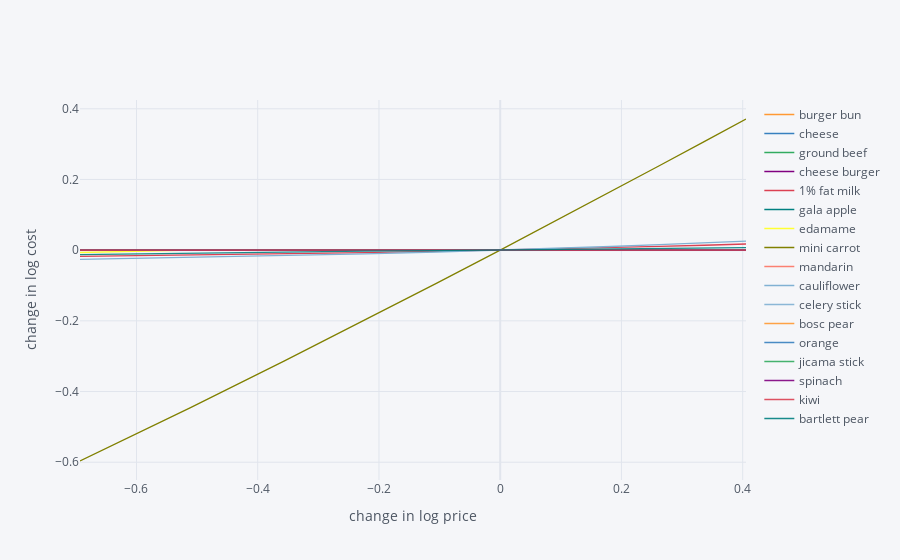

Notebook code for this chart:
### Markdown cell above
## Sensitivity of solution

### Code cell
import cufflinks as cf
cf.go_offline()

scale = [.5,.6,.7,.8,.9,1.,1.1,1.2,1.3,1.4,1.5]

cost0 = solve_subsistence_problem(FoodNutrients,Prices,diet_min,diet_max,tol=tol).fun

Price_response={}
for s in scale:
    cost = {}
    for i,p in enumerate(Prices):
        my_p = Prices.copy()
        my_p[i] = p*s
        result = solve_subsistence_problem(FoodNutrients,my_p,diet_min,diet_max,tol=tol)
        cost[Prices.index[i]] = np.log(result.fun/cost0)
    Price_response[np.log(s)] = cost

Price_response = pd.DataFrame(Price_response).T
Price_response.iplot(xTitle='change in log price',yTitle='change in log cost')

### Figure 1 — Plotly figure (JSON) as saved in the notebook; plotly's stock layout.template omitted (floating-point values rounded to 4 significant figures)
{"data": [{"line": {"color": "rgba(255, 153, 51, 1.0)", "dash": "solid", "shape": "linear", "width": 1.3}, "mode": "lines", "name": "burger bun", "text": "", "type": "scatter", "x": [-0.6931, -0.5108, -0.3567, -0.2231, -0.1054, 0, 0.09531, 0.1823, 0.2624, 0.3365, 0.4055], "y": [-3.549e-08, -3.513e-08, -3.496e-08, -3.464e-08, -3.689e-09, 0, -3.566e-08, -2.494e-08, -6.01e-09, -1.398e-08, -2.054e-08]}, {"line": {"color": "rgba(55, 128, 191, 1.0)", "dash": "solid", "shape": "linear", "width": 1.3}, "mode": "lines", "name": "cheese     ", "text": "", "type": "scatter", "x": [-0.6931, -0.5108, -0.3567, -0.2231, -0.1054, 0, 0.09531, 0.1823, 0.2624, 0.3365, 0.4055], "y": [-3.527e-08, -3.51e-08, -3.482e-08, -2.816e-08, -4.859e-10, 0, -1.058e-08, -3.56e-08, -1.523e-08, -6.239e-09, -1.303e-08]}, {"line": {"color": "rgba(50, 171, 96, 1.0)", "dash": "solid", "shape": "linear", "width": 1.3}, "mode": "lines", "name": "ground beef", "text": "", "type": "scatter", "x": [-0.6931, -0.5108, -0.3567, -0.2231, -0.1054, 0, 0.09531, 0.1823, 0.2624, 0.3365, 0.4055], "y": [-2.903e-08, -3.542e-08, -3.56e-08, -1.044e-08, -2.759e-09, 0, 1.939e-10, -2.351e-09, -8.072e-09, -1.734e-08, -2.806e-08]}, {"line": {"color": "rgba(128, 0, 128, 1.0)", "dash": "solid", "shape": "linear", "width": 1.3}, "mode": "lines", "name": "cheese burger ", "text": "", "type": "scatter", "x": [-0.6931, -0.5108, -0.3567, -0.2231, -0.1054, 0, 0.09531, 0.1823, 0.2624, 0.3365, 0.4055], "y": [0, 0, 0, 0, 0, 0, 0, 0, 0, 0, 0]}, {"line": {"color": "rgba(219, 64, 82, 1.0)", "dash": "solid", "shape": "linear", "width": 1.3}, "mode": "lines", "name": "1% fat milk", "text": "", "type": "scatter", "x": [-0.6931, -0.5108, -0.3567, -0.2231, -0.1054, 0, 0.09531, 0.1823, 0.2624, 0.3365, 0.4055], "y": [-0.01771, -0.01415, -0.01059, -0.007048, -0.003517, 0, 0.003505, 0.006998, 0.01048, 0.01395, 0.0174]}, {"line": {"color": "rgba(0, 128, 128, 1.0)", "dash": "solid", "shape": "linear", "width": 1.3}, "mode": "lines", "name": "gala apple", "text": "", "type": "scatter", "x": [-0.6931, -0.5108, -0.3567, -0.2231, -0.1054, 0, 0.09531, 0.1823, 0.2624, 0.3365, 0.4055], "y": [-2.718e-08, -2.295e-08, -3.562e-08, 1.804e-09, -3.463e-08, 0, 1.135e-08, 2.636e-08, -2.059e-08, -1.471e-08, -1.4e-08]}, {"line": {"color": "rgba(255, 255, 51, 1.0)", "dash": "solid", "shape": "linear", "width": 1.3}, "mode": "lines", "name": "edamame", "text": "", "type": "scatter", "x": [-0.6931, -0.5108, -0.3567, -0.2231, -0.1054, 0, 0.09531, 0.1823, 0.2624, 0.3365, 0.4055], "y": [-0.006569, -7.714e-09, -3.211e-08, -2.576e-08, -1.586e-08, 0, 6.146e-09, 4.498e-09, -6.815e-09, -2.88e-08, -3.575e-08]}, {"line": {"color": "rgba(128, 128, 0, 1.0)", "dash": "solid", "shape": "linear", "width": 1.3}, "mode": "lines", "name": "mini carrot", "text": "", "type": "scatter", "x": [-0.6931, -0.5108, -0.3567, -0.2231, -0.1054, 0, 0.09531, 0.1823, 0.2624, 0.3365, 0.4055], "y": [-0.5965, -0.4454, -0.3141, -0.1981, -0.09415, 0, 0.08604, 0.1653, 0.2387, 0.3071, 0.3711]}, {"line": {"color": "rgba(251, 128, 114, 1.0)", "dash": "solid", "shape": "linear", "width": 1.3}, "mode": "lines", "name": "mandarin", "text": "", "type": "scatter", "x": [-0.6931, -0.5108, -0.3567, -0.2231, -0.1054, 0, 0.09531, 0.1823, 0.2624, 0.3365, 0.4055], "y": [-3.57e-08, -2.609e-08, 4.604e-08, -3.495e-08, -3.481e-08, 0, -2.658e-08, -3.451e-08, -3.377e-08, -2.626e-08, -3.396e-08]}, {"line": {"color": "rgba(128, 177, 211, 1.0)", "dash": "solid", "shape": "linear", "width": 1.3}, "mode": "lines", "name": "cauliflower", "text": "", "type": "scatter", "x": [-0.6931, -0.5108, -0.3567, -0.2231, -0.1054, 0, 0.09531, 0.1823, 0.2624, 0.3365, 0.4055], "y": [-0.02619, -0.0209, -0.01563, -0.0104, -0.005184, 0, 0.005157, 0.01029, 0.01539, 0.02047, 0.02553]}, {"line": {"color": "rgba(128, 177, 211, 0.8999999999999999)", "dash": "solid", "shape": "linear", "width": 1.3}, "mode": "lines", "name": "celery stick", "text": "", "type": "scatter", "x": [-0.6931, -0.5108, -0.3567, -0.2231, -0.1054, 0, 0.09531, 0.1823, 0.2624, 0.3365, 0.4055], "y": [-3.505e-08, -3.483e-08, 3.758e-10, -3.514e-08, -1.87e-08, 0, 1.89e-08, 2.163e-08, -2.173e-08, -3.577e-08, 1.16e-07]}, {"line": {"color": "rgba(255, 153, 51, 0.8999999999999999)", "dash": "solid", "shape": "linear", "width": 1.3}, "mode": "lines", "name": "bosc pear ", "text": "", "type": "scatter", "x": [-0.6931, -0.5108, -0.3567, -0.2231, -0.1054, 0, 0.09531, 0.1823, 0.2624, 0.3365, 0.4055], "y": [-3.539e-08, -3.412e-08, -3.327e-08, -3.054e-08, -3.562e-08, 0, 5.283e-09, -3.436e-08, -3.466e-08, -3.472e-08, -3.474e-08]}, {"line": {"color": "rgba(55, 128, 191, 0.8999999999999999)", "dash": "solid", "shape": "linear", "width": 1.3}, "mode": "lines", "name": "orange", "text": "", "type": "scatter", "x": [-0.6931, -0.5108, -0.3567, -0.2231, -0.1054, 0, 0.09531, 0.1823, 0.2624, 0.3365, 0.4055], "y": [-2.529e-08, -1.635e-08, -9.314e-09, -4.204e-09, -9.386e-10, 0, -1.579e-09, -1.394e-08, -3.563e-08, -3.542e-08, -3.564e-08]}, {"line": {"color": "rgba(50, 171, 96, 0.8999999999999999)", "dash": "solid", "shape": "linear", "width": 1.3}, "mode": "lines", "name": "jicama stick", "text": "", "type": "scatter", "x": [-0.6931, -0.5108, -0.3567, -0.2231, -0.1054, 0, 0.09531, 0.1823, 0.2624, 0.3365, 0.4055], "y": [-3.535e-08, -3.498e-08, -3.578e-08, -3.536e-08, 2.52e-08, 0, -3.564e-08, 1.202e-08, -3.57e-08, -3.548e-08, 9.583e-09]}, {"line": {"color": "rgba(128, 0, 128, 0.8999999999999999)", "dash": "solid", "shape": "linear", "width": 1.3}, "mode": "lines", "name": "spinach ", "text": "", "type": "scatter", "x": [-0.6931, -0.5108, -0.3567, -0.2231, -0.1054, 0, 0.09531, 0.1823, 0.2624, 0.3365, 0.4055], "y": [-1.411e-08, -2.314e-08, -2.419e-08, -2.535e-08, -1.175e-08, 0, 6.926e-09, 9.597e-09, 9.158e-09, 6.261e-09, 1.092e-09]}, {"line": {"color": "rgba(219, 64, 82, 0.8999999999999999)", "dash": "solid", "shape": "linear", "width": 1.3}, "mode": "lines", "name": "kiwi", "text": "", "type": "scatter", "x": [-0.6931, -0.5108, -0.3567, -0.2231, -0.1054, 0, 0.09531, 0.1823, 0.2624, 0.3365, 0.4055], "y": [-1.897e-08, -1.283e-08, -8.26e-09, -4.553e-09, -1.851e-09, 0, 1.149e-09, 1.731e-09, 1.864e-09, 1.648e-09, 1.164e-09]}, {"line": {"color": "rgba(0, 128, 128, 0.8999999999999999)", "dash": "solid", "shape": "linear", "width": 1.3}, "mode": "lines", "name": "bartlett pear", "text": "", "type": "scatter", "x": [-0.6931, -0.5108, -0.3567, -0.2231, -0.1054, 0, 0.09531, 0.1823, 0.2624, 0.3365, 0.4055], "y": [-0.01269, -0.008227, -0.004406, -0.002935, -0.001466, 0, 0.001464, 0.002926, 0.004386, 0.005844, 0.0073]}], "layout": {"legend": {"bgcolor": "#F5F6F9", "font": {"color": "#4D5663"}}, "paper_bgcolor": "#F5F6F9", "plot_bgcolor": "#F5F6F9", "title": {"font": {"color": "#4D5663"}}, "xaxis": {"gridcolor": "#E1E5ED", "showgrid": true, "tickfont": {"color": "#4D5663"}, "title": {"font": {"color": "#4D5663"}, "text": "change in log price"}, "zerolinecolor": "#E1E5ED"}, "yaxis": {"gridcolor": "#E1E5ED", "showgrid": true, "tickfont": {"color": "#4D5663"}, "title": {"font": {"color": "#4D5663"}, "text": "change in log cost"}, "zerolinecolor": "#E1E5ED"}}}
